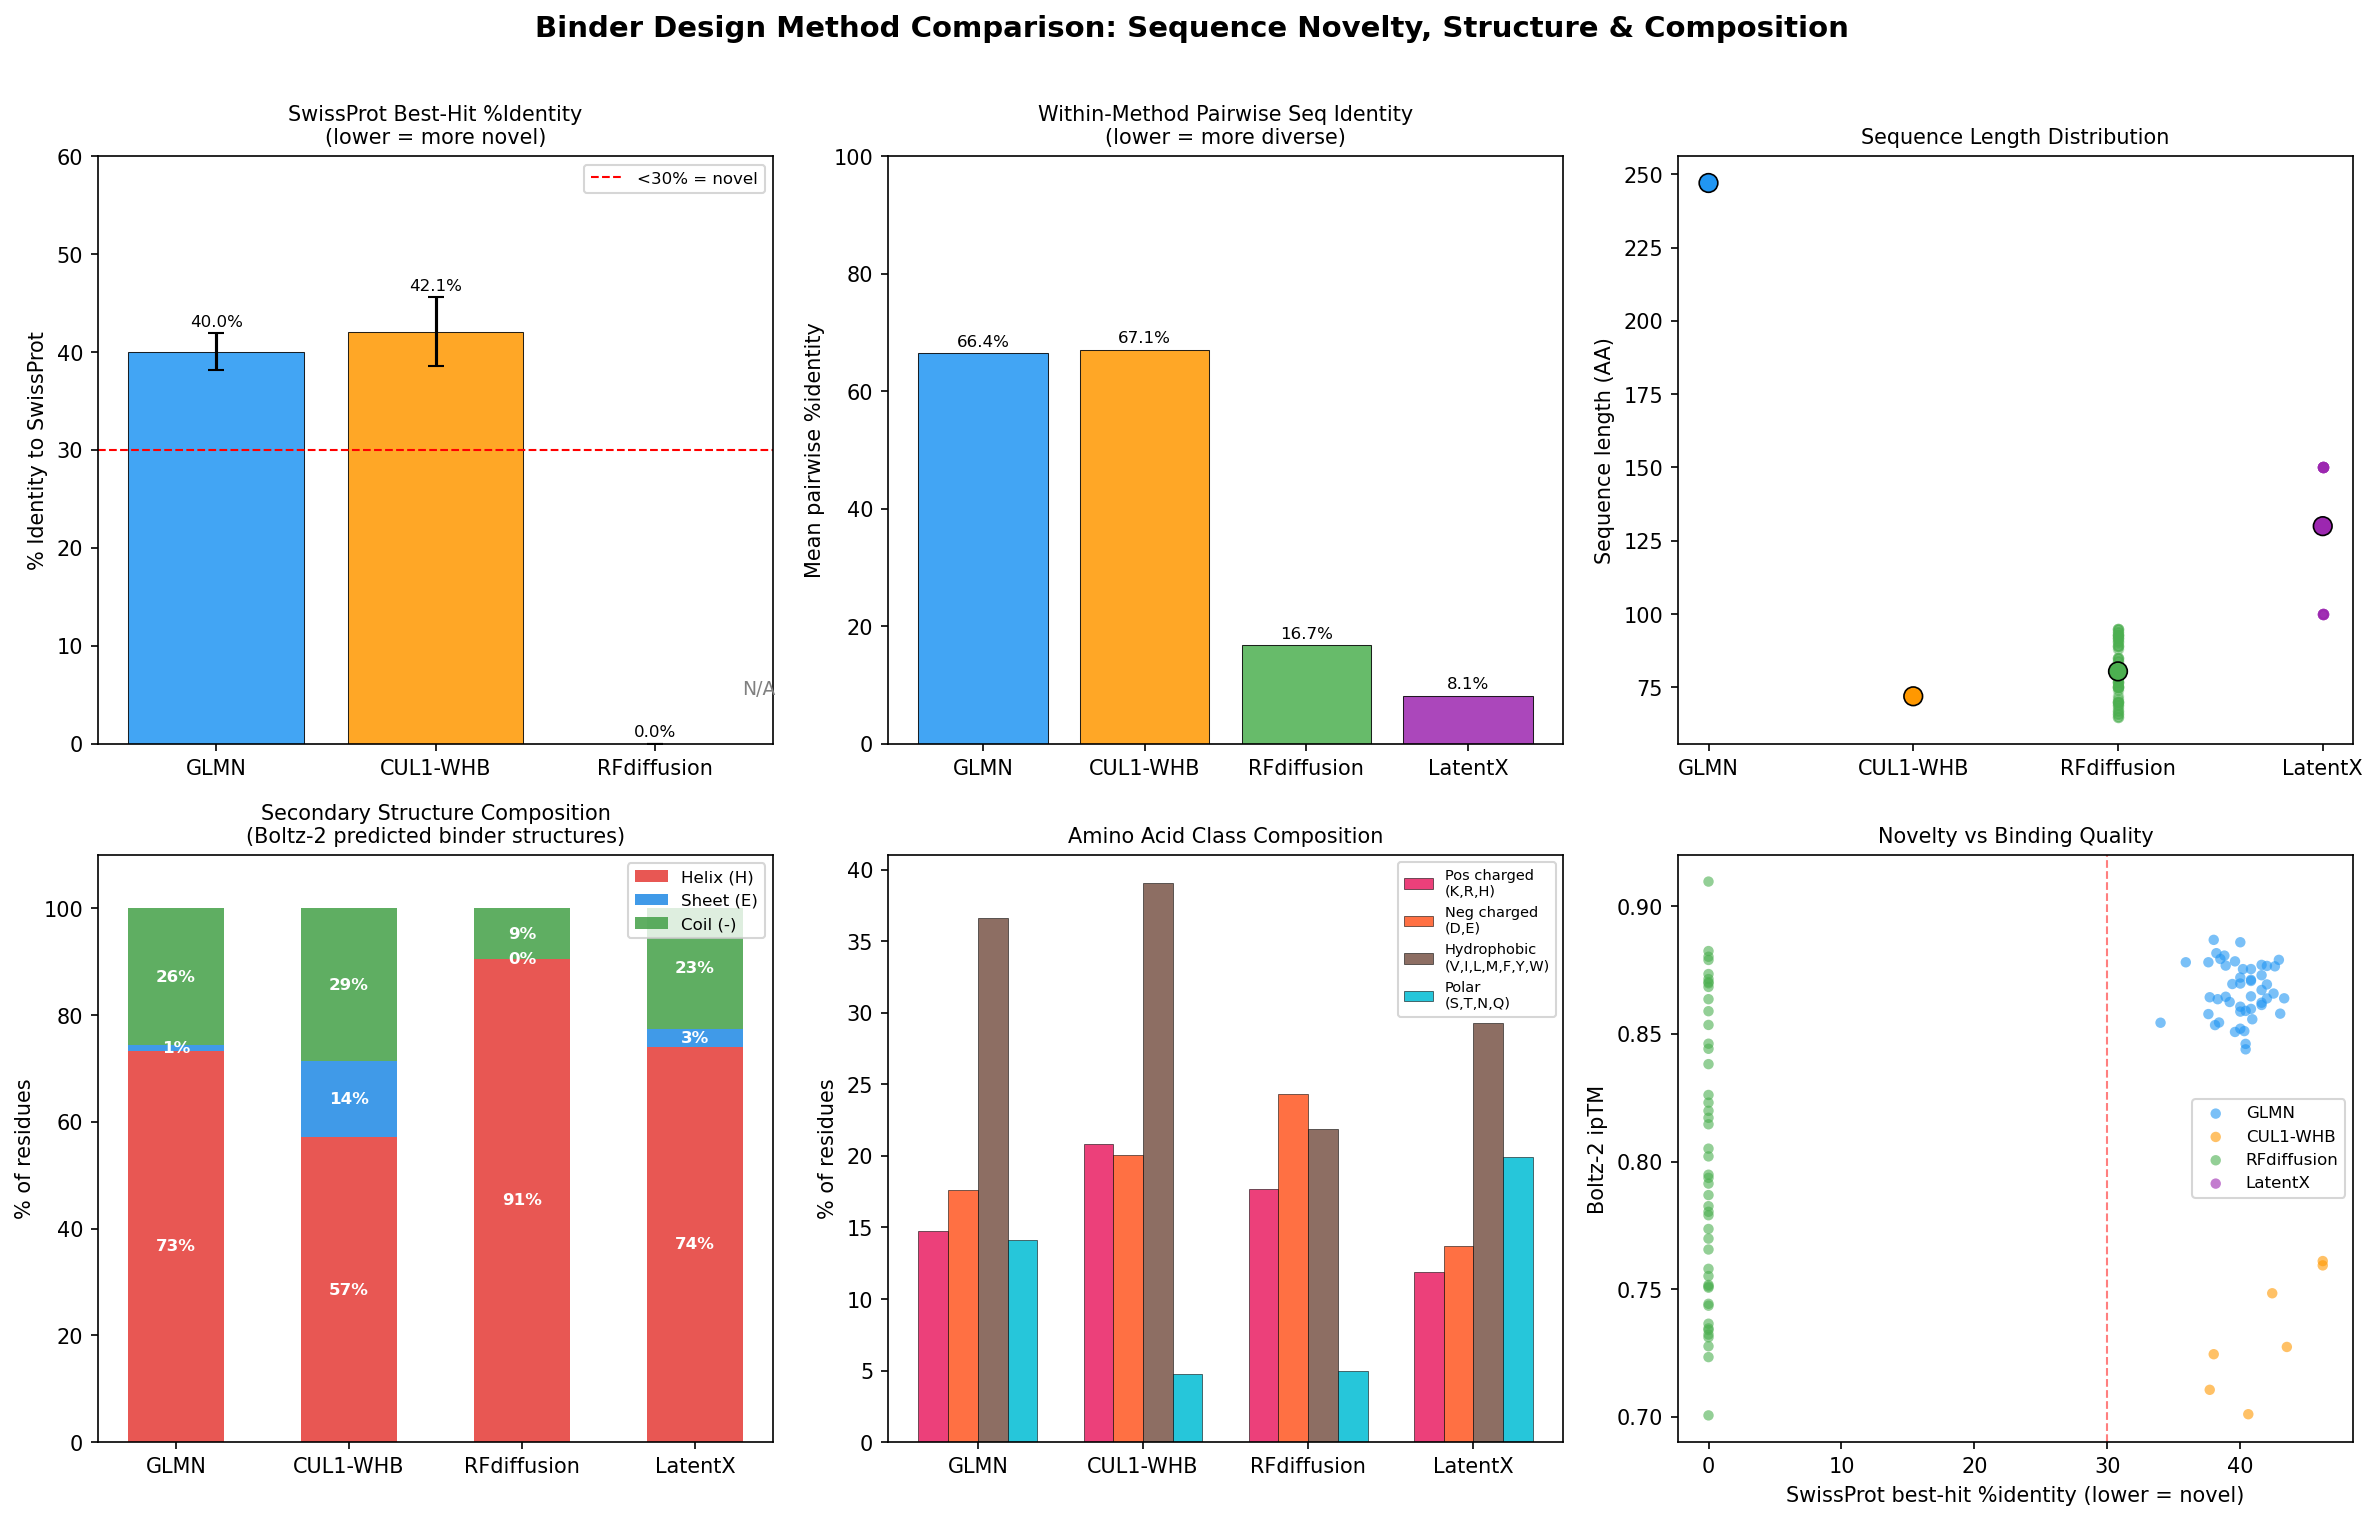

This figure's Python source:
#!/usr/bin/env python3
"""
Novelty + DSSP secondary structure comparison across all binder design methods.
Methods: GLMN, CUL1-WHB, RFdiffusion, LatentX

Outputs:
  - novelty_dssp_summary.csv   — per-method aggregated stats
  - novelty_dssp_per_design.csv — per-design stats
  - novelty_dssp_comparison.png — summary figure
"""

import os, glob, io, warnings
import numpy as np
import pandas as pd
import matplotlib.pyplot as plt
import matplotlib.patches as mpatches
from Bio.PDB import MMCIFParser, PDBParser, PDBIO, Select
import pydssp

BASE = "/Users/tamukamartin/Desktop/adaptyv_competiton"

# ─────────────────────────────────────────────
# 1. Load sequence + binding metric data
# ─────────────────────────────────────────────

res = pd.read_csv(f"{BASE}/rescored_v2.csv")
res['seq_id_clean'] = res['seq_id'].str.replace('_complex', '')

nov1 = pd.read_csv(f"{BASE}/novelty_screen_results.csv")  # GLMN + CUL1-WHB
nov2 = pd.read_csv(f"{BASE}/batch2_novelty_results.csv")  # RFdiffusion

# Merge novelty into res
nov_all = pd.concat([
    nov1[['seq_id','best_pident','novel']].rename(columns={'seq_id':'seq_id_clean'}),
    nov2[['seq_id','best_pident','novel']].rename(columns={'seq_id':'seq_id_clean'}),
])
# Normalise novel column to bool (nov1 has True/False, nov2 has "YES"/"NO")
nov_all['novel'] = nov_all['novel'].map(lambda x: True if x in (True, 'YES', 'yes') else (False if x in (False, 'NO', 'no') else np.nan))
res = res.merge(nov_all, on='seq_id_clean', how='left')

lt = pd.read_csv(f"{BASE}/LatentX/latentx_scored.csv")
lt['scaffold'] = 'LatentX'
lt['seq_id_clean'] = lt['name']
lt['best_pident'] = np.nan   # no SwissProt screen for LatentX locally
lt['novel'] = np.nan
# rename cols for compatibility
lt = lt.rename(columns={'iptm':'avg_iptm', 'iplddt':'avg_iplddt'})

print(f"Prior designs: {len(res)}  (GLMN={len(res[res.scaffold=='GLMN'])}, "
      f"CUL1_WHB={len(res[res.scaffold=='CUL1_WHB'])}, "
      f"RFdiffusion={len(res[res.scaffold=='RFdiffusion'])})")
print(f"LatentX designs: {len(lt)}")

# ─────────────────────────────────────────────
# 2. DSSP helper functions
# ─────────────────────────────────────────────

def cif_to_pdb_text(cif_path, chain_id=None):
    """Convert CIF → PDB text, optionally selecting one chain."""
    parser = MMCIFParser(QUIET=True)
    struct = parser.get_structure("s", cif_path)

    class ChainSelect(Select):
        def accept_chain(self, chain):
            return chain_id is None or chain.id == chain_id

    pdbio = PDBIO()
    pdbio.set_structure(struct)
    buf = io.StringIO()
    pdbio.save(buf, ChainSelect())
    return buf.getvalue()


def pdb_text_to_dssp(pdb_text):
    """Run pydssp on PDB text string → (ss_array, helix%, sheet%, coil%)."""
    try:
        coord = pydssp.read_pdbtext(pdb_text)
        if coord.shape[0] < 5:
            return None
        ss = pydssp.assign(coord)  # array of 'H','E','-'
        n = len(ss)
        h = np.sum(ss == 'H') / n
        e = np.sum(ss == 'E') / n
        c = np.sum(ss == '-') / n
        return {'ss': ss, 'helix': h, 'sheet': e, 'coil': c, 'length': n}
    except Exception as ex:
        warnings.warn(f"DSSP failed: {ex}")
        return None


def pdb_file_to_dssp(pdb_path, chain_id=None):
    """PDB file → DSSP stats, selecting chain if specified."""
    if chain_id is not None:
        parser = PDBParser(QUIET=True)
        struct = parser.get_structure("s", pdb_path)
        class ChainSel(Select):
            def accept_chain(self, c): return c.id == chain_id
        pdbio = PDBIO(); pdbio.set_structure(struct)
        buf = io.StringIO(); pdbio.save(buf, ChainSel())
        pdb_text = buf.getvalue()
    else:
        pdb_text = open(pdb_path).read()
    return pdb_text_to_dssp(pdb_text)


# ─────────────────────────────────────────────
# 3. Compute DSSP per design
# ─────────────────────────────────────────────

records = []

# ── 3a. GLMN + CUL1-WHB: PDB complexes, binder = chain A ──
preds_dir = f"{BASE}/boltz_DESIGN_results/boltz_results_complexes/predictions"

for _, row in res[res.scaffold.isin(['GLMN','CUL1_WHB'])].iterrows():
    sid = row['seq_id']  # e.g. "GLMN_T0.1_s4_complex" or "CUL1_WHB_T0.1_s1_complex"
    design_dir = f"{preds_dir}/{sid}"
    if not os.path.isdir(design_dir):
        # try without _complex
        sid_bare = sid.replace('_complex','') + '_complex'
        design_dir = f"{preds_dir}/{sid_bare}"
    # take model_0
    pdbs = sorted(glob.glob(f"{design_dir}/*_model_0.pdb"))
    if not pdbs:
        continue
    ds = pdb_file_to_dssp(pdbs[0], chain_id='A')
    if ds is None:
        continue
    records.append({
        'seq_id': row['seq_id_clean'],
        'scaffold': row['scaffold'],
        'sequence': row.get('sequence',''),
        'best_pident': row.get('best_pident', np.nan),
        'novel': row.get('novel', np.nan),
        'avg_iptm': row.get('avg_iptm', np.nan),
        'avg_iplddt': row.get('avg_iplddt', np.nan),
        'seq_len': len(str(row.get('sequence',''))),
        'helix': ds['helix'],
        'sheet': ds['sheet'],
        'coil': ds['coil'],
        'struct_len': ds['length'],
    })

print(f"GLMN+CUL1_WHB processed: {len(records)}")

# ── 3b. RFdiffusion: CIF complexes, binder = chain A ──
rfd_preds = f"{BASE}/boltz_rfdiffusion/complex_results/boltz_results_complex/predictions"
rfd_designs = res[res.scaffold == 'RFdiffusion']
rfd_count_before = len(records)

for _, row in rfd_designs.iterrows():
    sid = row['seq_id']  # e.g. "RFD_160_best"
    design_dir = f"{rfd_preds}/{sid}_complex"
    if not os.path.isdir(design_dir):
        continue
    cifs = sorted(glob.glob(f"{design_dir}/*_model_0.cif"))
    if not cifs:
        continue
    pdb_text = cif_to_pdb_text(cifs[0], chain_id='A')
    ds = pdb_text_to_dssp(pdb_text)
    if ds is None:
        continue
    records.append({
        'seq_id': row['seq_id_clean'],
        'scaffold': 'RFdiffusion',
        'sequence': row.get('sequence',''),
        'best_pident': row.get('best_pident', np.nan),
        'novel': row.get('novel', np.nan),
        'avg_iptm': row.get('avg_iptm', np.nan),
        'avg_iplddt': row.get('avg_iplddt', np.nan),
        'seq_len': len(str(row.get('sequence',''))),
        'helix': ds['helix'],
        'sheet': ds['sheet'],
        'coil': ds['coil'],
        'struct_len': ds['length'],
    })

print(f"RFdiffusion processed: {len(records)-rfd_count_before}")

# ── 3c. LatentX: monomer CIFs (chain A = binder) ──
ltx_cifs = sorted(glob.glob(f"{BASE}/LatentX/spellbound_carter/*.cif") +
                  glob.glob(f"{BASE}/LatentX/supreme_korsakov/*.cif"))
ltx_scored = lt.set_index('name')
ltx_count_before = len(records)

for cif_path in ltx_cifs:
    name = os.path.basename(cif_path).replace('.cif','')
    if name not in ltx_scored.index:
        continue
    row = ltx_scored.loc[name]
    pdb_text = cif_to_pdb_text(cif_path, chain_id='A')
    ds = pdb_text_to_dssp(pdb_text)
    if ds is None:
        continue
    seq = str(row.get('seq',''))
    records.append({
        'seq_id': name,
        'scaffold': 'LatentX',
        'sequence': seq,
        'best_pident': np.nan,
        'novel': np.nan,
        'avg_iptm': row.get('avg_iptm', np.nan),
        'avg_iplddt': row.get('avg_iplddt', np.nan),
        'seq_len': len(seq),
        'helix': ds['helix'],
        'sheet': ds['sheet'],
        'coil': ds['coil'],
        'struct_len': ds['length'],
    })

print(f"LatentX processed: {len(records)-ltx_count_before}")

df = pd.DataFrame(records)
print(f"\nTotal designs with DSSP: {len(df)}")
print(df.groupby('scaffold').size())

# ─────────────────────────────────────────────
# 4. Sequence novelty: pairwise self-similarity
# ─────────────────────────────────────────────
# Compute within-method pairwise identity (fraction identical / min_length)
# as a proxy for within-method diversity

from itertools import combinations

def pairwise_identity(seqs):
    """Mean pairwise identity (Hamming over aligned positions) for a list of seqs."""
    if len(seqs) < 2:
        return np.nan
    ids = []
    for s1, s2 in combinations(seqs, 2):
        l = min(len(s1), len(s2))
        if l == 0: continue
        matches = sum(a == b for a, b in zip(s1[:l], s2[:l]))
        ids.append(matches / l)
    return np.mean(ids) * 100  # return as percent

# ─────────────────────────────────────────────
# 5. Amino acid composition
# ─────────────────────────────────────────────

def aa_composition(seqs):
    all_seq = ''.join(seqs)
    n = len(all_seq)
    if n == 0: return {}
    charged_pos = sum(all_seq.count(aa) for aa in 'KRH')
    charged_neg = sum(all_seq.count(aa) for aa in 'DE')
    hydrophobic  = sum(all_seq.count(aa) for aa in 'VILMFYW')
    polar        = sum(all_seq.count(aa) for aa in 'STNQ')
    return {
        'pct_charged_pos': charged_pos/n*100,
        'pct_charged_neg': charged_neg/n*100,
        'pct_hydrophobic': hydrophobic/n*100,
        'pct_polar': polar/n*100,
    }

# ─────────────────────────────────────────────
# 6. Per-method summary
# ─────────────────────────────────────────────

method_order = ['GLMN','CUL1_WHB','RFdiffusion','LatentX']
method_colors = {'GLMN':'#2196F3','CUL1_WHB':'#FF9800','RFdiffusion':'#4CAF50','LatentX':'#9C27B0'}
method_labels = {'GLMN':'GLMN','CUL1_WHB':'CUL1-WHB','RFdiffusion':'RFdiffusion','LatentX':'LatentX'}

summary_rows = []
for method in method_order:
    mdf = df[df.scaffold == method]
    if len(mdf) == 0: continue
    seqs = [s for s in mdf['sequence'].tolist() if isinstance(s, str) and len(s) > 0]
    aac = aa_composition(seqs)
    row = {
        'Method': method_labels[method],
        'N_designs': len(mdf),
        # Sequence novelty
        'SwissProt_pident_mean': mdf['best_pident'].mean(),
        'SwissProt_pident_std': mdf['best_pident'].std(),
        'Novel_pct': (mdf['novel'] == True).mean() * 100 if mdf['novel'].notna().any() else np.nan,
        'Within_method_identity_pct': pairwise_identity(seqs),
        # Length
        'seq_len_mean': mdf['seq_len'].mean(),
        'seq_len_std': mdf['seq_len'].std(),
        # DSSP
        'helix_pct': mdf['helix'].mean() * 100,
        'sheet_pct': mdf['sheet'].mean() * 100,
        'coil_pct':  mdf['coil'].mean() * 100,
        # Binding
        'avg_iptm': mdf['avg_iptm'].mean(),
        'avg_iplddt': mdf['avg_iplddt'].mean(),
        # AA composition
        **{k: v for k,v in aac.items()},
    }
    summary_rows.append(row)

summary = pd.DataFrame(summary_rows)
print("\n=== Method Comparison Summary ===")
pd.set_option('display.max_columns', None)
pd.set_option('display.width', 200)
pd.set_option('display.float_format', '{:.1f}'.format)
print(summary.to_string(index=False))

df.to_csv(f"{BASE}/novelty_dssp_per_design.csv", index=False)
summary.to_csv(f"{BASE}/novelty_dssp_summary.csv", index=False)
print(f"\nSaved: novelty_dssp_per_design.csv ({len(df)} rows)")
print(f"Saved: novelty_dssp_summary.csv ({len(summary)} rows)")

# ─────────────────────────────────────────────
# 7. Figure
# ─────────────────────────────────────────────

fig, axes = plt.subplots(2, 3, figsize=(16, 10))
fig.suptitle('Binder Design Method Comparison: Sequence Novelty, Structure & Composition',
             fontsize=14, fontweight='bold', y=1.01)

methods = [r['Method'] for r in summary_rows]
colors  = [method_colors[m] for m in [r for r in method_order if r in df.scaffold.unique()]]

# ── 7a. SwissProt % identity (novelty) ──
ax = axes[0, 0]
vals  = summary['SwissProt_pident_mean'].values
errs  = summary['SwissProt_pident_std'].values
valid = ~np.isnan(vals)
bars = ax.bar([m for m,v in zip(methods, valid) if v],
              vals[valid], yerr=errs[valid],
              color=[c for c,v in zip(colors, valid) if v],
              capsize=4, alpha=0.85, edgecolor='black', linewidth=0.5)
ax.axhline(30, color='red', linestyle='--', linewidth=1, label='<30% = novel')
ax.set_title('SwissProt Best-Hit %Identity\n(lower = more novel)', fontsize=10)
ax.set_ylabel('% Identity to SwissProt')
ax.set_ylim(0, 60)
ax.legend(fontsize=8)
ax.bar_label(bars, fmt='%.1f%%', fontsize=8, padding=2)
for i, (m, v) in enumerate(zip(methods, valid)):
    if not v:
        ax.text(i-0.15*len(methods), 5, 'N/A', fontsize=9, color='gray')

# ── 7b. Within-method pairwise sequence diversity ──
ax = axes[0, 1]
vals2 = summary['Within_method_identity_pct'].values
valid2 = ~np.isnan(vals2)
bars2 = ax.bar(methods, vals2,
               color=colors, alpha=0.85, edgecolor='black', linewidth=0.5)
ax.set_title('Within-Method Pairwise Seq Identity\n(lower = more diverse)', fontsize=10)
ax.set_ylabel('Mean pairwise %identity')
ax.bar_label(bars2, fmt='%.1f%%', fontsize=8, padding=2)
ax.set_ylim(0, 100)

# ── 7c. Sequence length distribution ──
ax = axes[0, 2]
for method, color in zip(method_order, colors):
    mdf = df[df.scaffold == method]
    if len(mdf) == 0: continue
    ax.scatter([method_labels[method]]*len(mdf), mdf['seq_len'],
               color=color, alpha=0.4, s=20)
vals3 = summary['seq_len_mean'].values
ax.scatter(methods, vals3, color=colors, s=80, zorder=5, edgecolors='black', linewidths=0.8)
ax.set_title('Sequence Length Distribution', fontsize=10)
ax.set_ylabel('Sequence length (AA)')

# ── 7d. DSSP stacked bar ──
ax = axes[1, 0]
helix = summary['helix_pct'].values
sheet = summary['sheet_pct'].values
coil  = summary['coil_pct'].values
x = np.arange(len(methods))
w = 0.55
b1 = ax.bar(x, helix, w, label='Helix (H)', color='#E53935', alpha=0.85)
b2 = ax.bar(x, sheet, w, bottom=helix, label='Sheet (E)', color='#1E88E5', alpha=0.85)
b3 = ax.bar(x, coil,  w, bottom=helix+sheet, label='Coil (-)', color='#43A047', alpha=0.85)
ax.set_xticks(x); ax.set_xticklabels(methods)
ax.set_ylim(0, 110)
ax.set_title('Secondary Structure Composition\n(Boltz-2 predicted binder structures)', fontsize=10)
ax.set_ylabel('% of residues')
ax.legend(fontsize=8, loc='upper right')
for xi, (h,s,c) in enumerate(zip(helix, sheet, coil)):
    ax.text(xi, h/2, f'{h:.0f}%', ha='center', va='center', fontsize=8, color='white', fontweight='bold')
    ax.text(xi, h+s/2, f'{s:.0f}%', ha='center', va='center', fontsize=8, color='white', fontweight='bold')
    ax.text(xi, h+s+c/2, f'{c:.0f}%', ha='center', va='center', fontsize=8, color='white', fontweight='bold')

# ── 7e. AA class composition ──
ax = axes[1, 1]
aa_classes = ['pct_charged_pos','pct_charged_neg','pct_hydrophobic','pct_polar']
aa_labels  = ['Pos charged\n(K,R,H)', 'Neg charged\n(D,E)', 'Hydrophobic\n(V,I,L,M,F,Y,W)', 'Polar\n(S,T,N,Q)']
aa_colors  = ['#E91E63','#FF5722','#795548','#00BCD4']
x = np.arange(len(methods))
w = 0.18
for i, (cls, lbl, col) in enumerate(zip(aa_classes, aa_labels, aa_colors)):
    vals_aa = [r.get(cls, np.nan) for r in summary_rows]
    ax.bar(x + i*w - 1.5*w, vals_aa, w, label=lbl, color=col, alpha=0.85,
           edgecolor='black', linewidth=0.3)
ax.set_xticks(x); ax.set_xticklabels(methods)
ax.set_title('Amino Acid Class Composition', fontsize=10)
ax.set_ylabel('% of residues')
ax.legend(fontsize=7, loc='upper right')

# ── 7f. Binding quality vs novelty scatter ──
ax = axes[1, 2]
for method, color in zip(method_order, colors):
    mdf = df[df.scaffold == method]
    if len(mdf) == 0: continue
    ax.scatter(mdf['best_pident'], mdf['avg_iptm'],
               color=color, alpha=0.6, s=25, label=method_labels[method],
               edgecolors='none')
ax.axvline(30, color='red', linestyle='--', linewidth=1, alpha=0.5)
ax.set_xlabel('SwissProt best-hit %identity (lower = novel)')
ax.set_ylabel('Boltz-2 ipTM')
ax.set_title('Novelty vs Binding Quality', fontsize=10)
ax.legend(fontsize=8)

plt.tight_layout()
out_png = f"{BASE}/novelty_dssp_comparison.png"
plt.savefig(out_png, dpi=150, bbox_inches='tight')
print(f"\nSaved figure: {out_png}")
plt.show()

# ─────────────────────────────────────────────
# 8. Print clean comparison table
# ─────────────────────────────────────────────
print("\n" + "="*100)
print("COMPLETE METHOD COMPARISON TABLE")
print("="*100)
header = (f"{'Method':>14}  {'N':>3}  {'SP%id':>6}  {'%Novel':>7}  "
          f"{'IntraDiv%':>9}  {'SeqLen':>6}  "
          f"{'%Helix':>6}  {'%Sheet':>6}  {'%Coil':>6}  "
          f"{'ipTM':>5}  {'ipLDDT':>7}")
print(header)
print("-"*100)
for r in summary_rows:
    sp_str = f"{r['SwissProt_pident_mean']:6.1f}" if not np.isnan(r.get('SwissProt_pident_mean', np.nan)) else "   N/A"
    nv_str = f"{r['Novel_pct']:7.1f}" if not np.isnan(r.get('Novel_pct', np.nan)) else "    N/A"
    print(f"{r['Method']:>14}  {int(r['N_designs']):>3}  {sp_str}  {nv_str}  "
          f"{r['Within_method_identity_pct']:9.1f}  {r['seq_len_mean']:6.1f}  "
          f"{r['helix_pct']:6.1f}  {r['sheet_pct']:6.1f}  {r['coil_pct']:6.1f}  "
          f"{r['avg_iptm']:5.3f}  {r['avg_iplddt']:7.3f}")
print("="*100)
